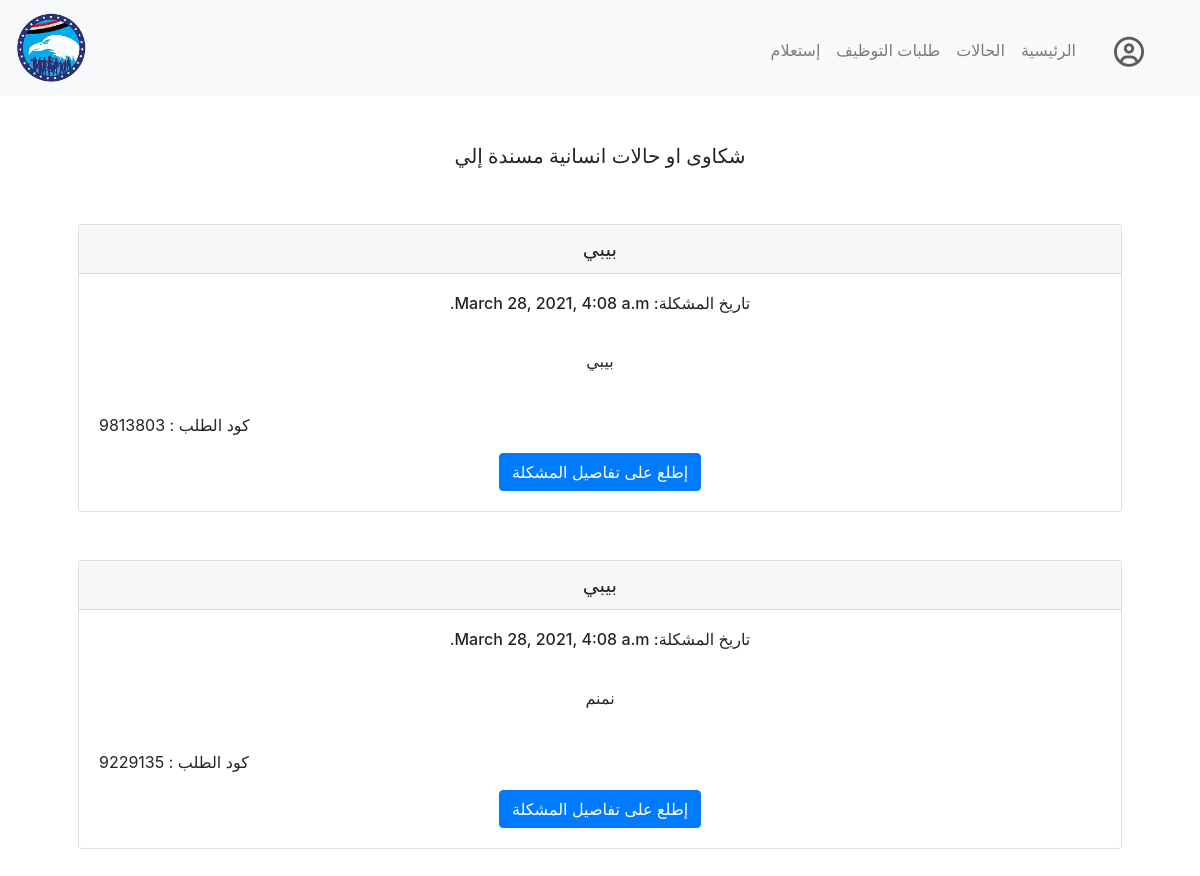
The page /mycases (signed in) on the database as committed earlier.
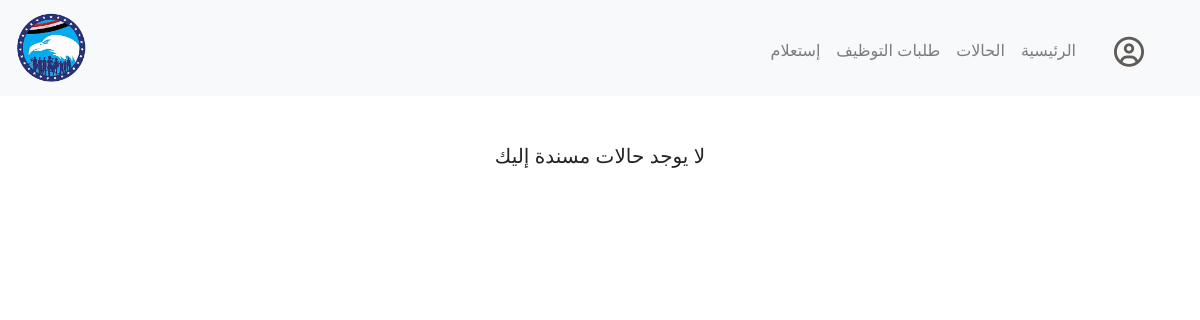
The same page on the database as committed later.
### inhouse/models.py (models this page shows)
class Cases(models.Model):
    caseCode = models.CharField(max_length=12)
    casePersonaId = models.ForeignKey(Person, on_delete=models.CASCADE, related_name="complain")
    caseScannedDocs = models.FileField()
    caseTitle = models.CharField(max_length=64)
    caseDetails = models.TextField()
    caseStatus = models.CharField(max_length=20)
    caseDate = models.DateTimeField(auto_now_add=True, blank=True)
    caseResponsible = models.ForeignKey(settings.AUTH_USER_MODEL, on_delete=models.CASCADE, related_name="responsible")

### inhouse/views.py (the view)
# urls.py: path("mycases", views.mycases, name="mycases"),
def mycases(request):
    if not request.user.is_authenticated:
        return HttpResponseRedirect(reverse("login"))
    gottenUser =  request.user
    theirCases = gottenUser.responsible.all()
    return render(request, "inhouse/mycases.html", {
        "cases" : theirCases
    })

### inhouse/templates/inhouse/mycases.html (shortened to what this page needs)
{% extends "inhouse/layout.html" %}
{% block main %}
{% if cases %}
<h5>شكاوى او حالات انسانية مسندة إلي</h5>
<div dir="rtl" class="contanier">
        {% for case in cases %}
        {% if case.caseStatus == 'ongoing' or case.caseStatus == 'new' %}
        <br><br>
        <div class="card">
          <h5 class="card-header">{{case.caseTitle}}</h5>
          <div class="card-body">
            <h6 dir="rtl" class="card-title">تاريخ المشكلة: {{case.caseDate}}</h6>
            <br>
            <p class="card-text">{{ case.caseDetails|linebreaksbr }}</p>
            <br>
            <p class="text-left"> كود الطلب : {{case.caseCode}}</p>
            <a href="{% url 'case' case.caseCode %}" class="btn btn-primary">إطلع على تفاصيل المشكلة</a>
          </div>
        </div>
        {% endif %}
        {% endfor %}
</div>
{% else %}
<h5>لا يوجد حالات مسندة إليك</h5>
{% endif %}
{% endblock %}

### inhouse/templates/inhouse/layout.html (shortened to what this page needs)
{% load static %}
<!DOCTYPE html>
<html lang="en">
    <head>
        <link rel="stylesheet" href="https://stackpath.bootstrapcdn.com/bootstrap/4.4.1/css/bootstrap.min.css">
        <link href="{% static 'inhouse/styles.css' %}" rel="stylesheet">
        </head>
    <body>
        <nav class="navbar navbar-expand-lg navbar-light bg-light">
            <a class="navbar-brand" href="{% url 'index' %}"> <img class="logo" src="{% static '/inhouse/logo.png' %}" alt="شعار الحزب"/> </a>
            <div class="collapse navbar-collapse" id="navbarSupportedContent">
                {% if user.is_authenticated %}
                        <ul dir="rtl" class="navbar-nav ml-auto mt-2">
                            <li class="nav-item navbarAccountIcon dropdown">
                                <a class="navbarAccountIcon" href="#" id="navbarDropdown" role="button" data-toggle="dropdown" aria-haspopup="true" aria-expanded="false">
                                    <i class="far fa-user-circle"></i>
                                </a>
                              </li>
                            <li class="nav-item"><a class="nav-link" href="{% url 'index' %}">الرئيسية</a></li>
                            <li class="nav-item dropdown">
                                <a class="nav-link" href="#" id="navbarDropdown" role="button" data-toggle="dropdown" aria-haspopup="true" aria-expanded="false">
                                  الحالات
                                </a>
                              </li>
                              <li dir="rtl" class="nav-item dropdown">
                                <a class="nav-link" href="#" id="navbarDropdown" role="button" data-toggle="dropdown" aria-haspopup="true" aria-expanded="false">
                                  طلبات التوظيف
                                </a>
                              </li>                            <li class="nav-item"><a class="nav-link" href="{% url 'query' %}">إستعلام</a></li>
                        </ul>
                    {% endif %}
            </div>
          </nav>
        <main class="container p-5">
            {% block main %}
            {% endblock %}
        </main>
    </body>
</html>

### inhouse/static/inhouse/styles.css (style rules this page uses)
nav .navbar-brand { font-size: xx-large; }
main { overflow-x: auto; text-align: center; }
.logo { max-width:70px; }
.navbarAccountIcon { color: #5f5c57; font-size: 30px; margin-left: 15px; }

Rows that differ between the two databases and show on the page:
removed Cases: caseTitle "بيبي", caseDate "March 28, 2021, 4:08 a.m.", caseDetails "بيبي", caseCode "9813803"
removed Cases: caseTitle "بيبي", caseDate "March 28, 2021, 4:08 a.m.", caseDetails "نمنم", caseCode "9229135"
Other text that changed with them:
text no longer shown: "شكاوى او حالات انسانية مسندة إلي"
text now shown: "لا يوجد حالات مسندة إليك"
